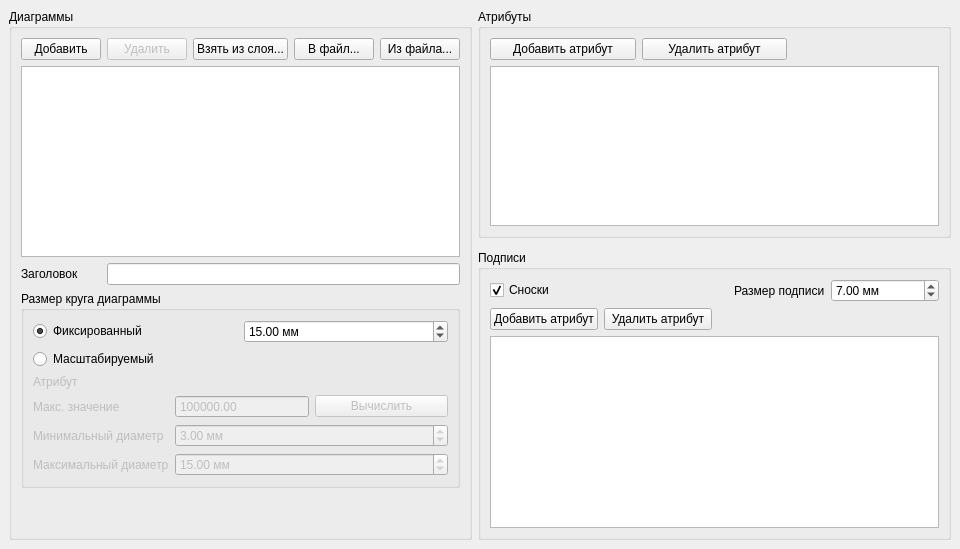
<?xml version="1.0" encoding="UTF-8"?>
<ui version="4.0">
 <class>Form</class>
 <widget class="QWidget" name="Form">
  <property name="geometry">
   <rect>
    <x>0</x>
    <y>0</y>
    <width>960</width>
    <height>549</height>
   </rect>
  </property>
  <property name="windowTitle">
   <string>Form</string>
  </property>
  <layout class="QVBoxLayout" name="verticalLayout">
   <property name="spacing">
    <number>0</number>
   </property>
   <property name="leftMargin">
    <number>0</number>
   </property>
   <property name="topMargin">
    <number>0</number>
   </property>
   <property name="rightMargin">
    <number>0</number>
   </property>
   <property name="bottomMargin">
    <number>0</number>
   </property>
   <item>
    <widget class="QScrollArea" name="scrollArea">
     <property name="frameShape">
      <enum>QFrame::NoFrame</enum>
     </property>
     <property name="widgetResizable">
      <bool>true</bool>
     </property>
     <widget class="QWidget" name="scrollAreaWidgetContents">
      <property name="geometry">
       <rect>
        <x>0</x>
        <y>0</y>
        <width>960</width>
        <height>549</height>
       </rect>
      </property>
      <layout class="QGridLayout" name="gridLayout_5" rowstretch="1,1,0,0" columnstretch="0,1">
       <item row="3" column="1">
        <widget class="QGroupBox" name="groupBox_4">
         <property name="title">
          <string>Подписи</string>
         </property>
         <layout class="QGridLayout" name="labelGridLayout">
          <property name="leftMargin">
           <number>9</number>
          </property>
          <property name="rightMargin">
           <number>9</number>
          </property>
          <item row="0" column="0">
           <widget class="QCheckBox" name="showLineouts">
            <property name="text">
             <string>Сноски</string>
            </property>
            <property name="checked">
             <bool>true</bool>
            </property>
           </widget>
          </item>
          <item row="1" column="1">
           <widget class="QPushButton" name="deleteLabelAttributePushButton">
            <property name="text">
             <string>Удалить атрибут</string>
            </property>
           </widget>
          </item>
          <item row="1" column="0">
           <widget class="QPushButton" name="addLabelAttributePushButton">
            <property name="text">
             <string>Добавить атрибут</string>
            </property>
           </widget>
          </item>
          <item row="0" column="2" alignment="Qt::AlignRight">
           <widget class="QLabel" name="label_7">
            <property name="text">
             <string>Размер подписи</string>
            </property>
           </widget>
          </item>
          <item row="0" column="3">
           <widget class="QDoubleSpinBox" name="labelSizeEdit">
            <property name="suffix">
             <string> мм</string>
            </property>
            <property name="singleStep">
             <double>0.200000000000000</double>
            </property>
            <property name="value">
             <double>7.000000000000000</double>
            </property>
           </widget>
          </item>
          <item row="2" column="0" colspan="4">
           <widget class="QTableView" name="labelAttributeTableView"/>
          </item>
         </layout>
        </widget>
       </item>
       <item row="0" column="1" rowspan="2">
        <widget class="QGroupBox" name="groupBox_6">
         <property name="title">
          <string>Атрибуты</string>
         </property>
         <layout class="QGridLayout" name="gridLayout_6">
          <item row="0" column="1">
           <widget class="QPushButton" name="deleteAttributePushButton">
            <property name="text">
             <string>Удалить атрибут</string>
            </property>
           </widget>
          </item>
          <item row="0" column="0">
           <widget class="QPushButton" name="addAttributePushButton">
            <property name="text">
             <string>Добавить атрибут</string>
            </property>
           </widget>
          </item>
          <item row="1" column="0" colspan="3">
           <widget class="QTableView" name="attributeTableView">
            <attribute name="verticalHeaderVisible">
             <bool>false</bool>
            </attribute>
           </widget>
          </item>
         </layout>
        </widget>
       </item>
       <item row="0" column="0" rowspan="4">
        <widget class="QGroupBox" name="groupBox">
         <property name="title">
          <string>Диаграммы</string>
         </property>
         <layout class="QGridLayout" name="gridLayout_2">
          <item row="2" column="0">
           <widget class="QLabel" name="label_2">
            <property name="text">
             <string>Заголовок</string>
            </property>
           </widget>
          </item>
          <item row="5" column="0">
           <spacer name="verticalSpacer">
            <property name="orientation">
             <enum>Qt::Vertical</enum>
            </property>
            <property name="sizeHint" stdset="0">
             <size>
              <width>20</width>
              <height>40</height>
             </size>
            </property>
           </spacer>
          </item>
          <item row="0" column="1">
           <widget class="QPushButton" name="mDeleteDiagramm">
            <property name="enabled">
             <bool>false</bool>
            </property>
            <property name="text">
             <string>Удалить</string>
            </property>
           </widget>
          </item>
          <item row="0" column="2">
           <widget class="QPushButton" name="mImportFromLayer">
            <property name="text">
             <string>Взять из слоя...</string>
            </property>
           </widget>
          </item>
          <item row="0" column="0">
           <widget class="QPushButton" name="mAddDiagramm">
            <property name="text">
             <string>Добавить</string>
            </property>
           </widget>
          </item>
          <item row="0" column="3">
           <widget class="QPushButton" name="mSaveToFile">
            <property name="text">
             <string>В файл...</string>
            </property>
           </widget>
          </item>
          <item row="0" column="4">
           <widget class="QPushButton" name="mReadFromFile">
            <property name="text">
             <string>Из файла...</string>
            </property>
           </widget>
          </item>
          <item row="1" column="0" colspan="5">
           <widget class="QListWidget" name="mDiagrammsListWidget"/>
          </item>
          <item row="2" column="1" colspan="4">
           <widget class="QLineEdit" name="titleEdit"/>
          </item>
          <item row="4" column="0" colspan="5">
           <widget class="QGroupBox" name="groupBox_3">
            <property name="title">
             <string>Размер круга диаграммы</string>
            </property>
            <layout class="QGridLayout" name="gridLayout_4">
             <item row="0" column="0">
              <widget class="QRadioButton" name="fixedSizeRadioButton">
               <property name="text">
                <string>Фиксированный</string>
               </property>
               <property name="checked">
                <bool>true</bool>
               </property>
              </widget>
             </item>
             <item row="0" column="1">
              <widget class="QDoubleSpinBox" name="fixedDiagrammSize">
               <property name="suffix">
                <string> мм</string>
               </property>
               <property name="maximum">
                <double>999999.000000000000000</double>
               </property>
               <property name="value">
                <double>15.000000000000000</double>
               </property>
              </widget>
             </item>
             <item row="1" column="0">
              <widget class="QRadioButton" name="scaledSizeRadioButton">
               <property name="text">
                <string>Масштабируемый</string>
               </property>
              </widget>
             </item>
             <item row="2" column="0" colspan="2">
              <widget class="QFrame" name="scaledSizeFrame">
               <property name="enabled">
                <bool>false</bool>
               </property>
               <property name="frameShape">
                <enum>QFrame::NoFrame</enum>
               </property>
               <property name="frameShadow">
                <enum>QFrame::Raised</enum>
               </property>
               <layout class="QGridLayout" name="scaledSizeGridLayout">
                <property name="leftMargin">
                 <number>0</number>
                </property>
                <property name="topMargin">
                 <number>0</number>
                </property>
                <property name="rightMargin">
                 <number>0</number>
                </property>
                <property name="bottomMargin">
                 <number>0</number>
                </property>
                <item row="5" column="0">
                 <widget class="QLabel" name="label_5">
                  <property name="text">
                   <string>Максимальный диаметр</string>
                  </property>
                 </widget>
                </item>
                <item row="0" column="0">
                 <widget class="QLabel" name="label_3">
                  <property name="text">
                   <string>Атрибут</string>
                  </property>
                 </widget>
                </item>
                <item row="4" column="0">
                 <widget class="QLabel" name="label_4">
                  <property name="text">
                   <string>Минимальный диаметр</string>
                  </property>
                 </widget>
                </item>
                <item row="4" column="1" colspan="2">
                 <widget class="QDoubleSpinBox" name="minDiagrammSize">
                  <property name="suffix">
                   <string> мм</string>
                  </property>
                  <property name="decimals">
                   <number>2</number>
                  </property>
                  <property name="maximum">
                   <double>999999.000000000000000</double>
                  </property>
                  <property name="singleStep">
                   <double>1.000000000000000</double>
                  </property>
                  <property name="value">
                   <double>3.000000000000000</double>
                  </property>
                 </widget>
                </item>
                <item row="5" column="1" colspan="2">
                 <widget class="QDoubleSpinBox" name="maxDiagrammSize">
                  <property name="suffix">
                   <string> мм</string>
                  </property>
                  <property name="decimals">
                   <number>2</number>
                  </property>
                  <property name="maximum">
                   <double>999999999.000000000000000</double>
                  </property>
                  <property name="singleStep">
                   <double>1.000000000000000</double>
                  </property>
                  <property name="value">
                   <double>15.000000000000000</double>
                  </property>
                 </widget>
                </item>
                <item row="2" column="0">
                 <widget class="QLabel" name="label_6">
                  <property name="text">
                   <string>Макс. значение</string>
                  </property>
                 </widget>
                </item>
                <item row="2" column="1">
                 <widget class="QDoubleSpinBox" name="scaleEdit">
                  <property name="buttonSymbols">
                   <enum>QAbstractSpinBox::NoButtons</enum>
                  </property>
                  <property name="maximum">
                   <double>999999999.000000000000000</double>
                  </property>
                  <property name="value">
                   <double>300000.000000000000000</double>
                  </property>
                 </widget>
                </item>
                <item row="2" column="2">
                 <widget class="QPushButton" name="scalePushButton">
                  <property name="text">
                   <string>Вычислить</string>
                  </property>
                 </widget>
                </item>
                <item row="1" column="0" colspan="3">
                 <layout class="QHBoxLayout" name="horizontalLayout"/>
                </item>
               </layout>
              </widget>
             </item>
            </layout>
           </widget>
          </item>
         </layout>
        </widget>
       </item>
      </layout>
     </widget>
    </widget>
   </item>
  </layout>
 </widget>
 <resources/>
 <connections/>
</ui>
